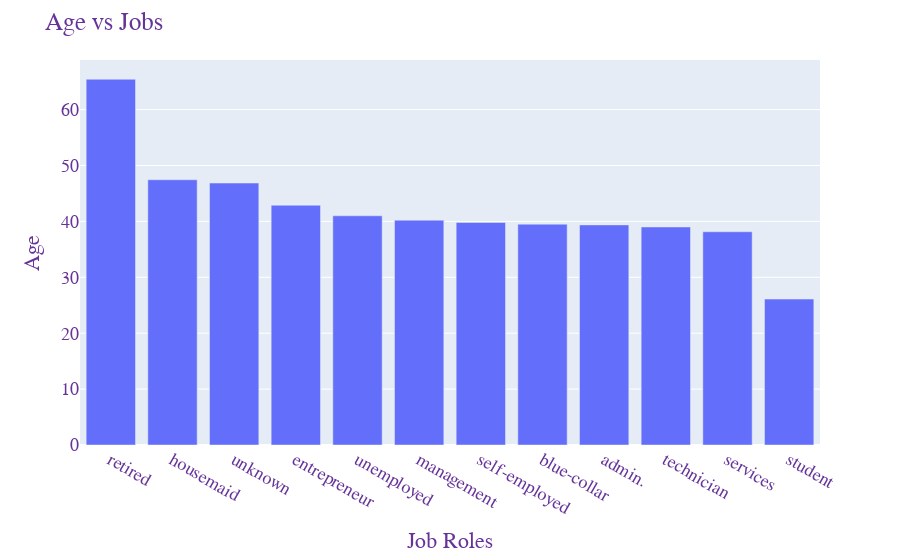

The notebook cell saved with this chart:
### Code cell
fig = px.bar(x=age_occ['job'],y=age_occ['age'])
fig.update_layout(
    title="Age vs Jobs ",
    xaxis_title="Job Roles ",
    yaxis_title="Age",
        font=dict(
        family="Times New Roman",
        size=18,
        color="RebeccaPurple"
    )
)
fig.show()

### Figure 1 — Plotly figure (JSON) as saved in the notebook; plotly's stock layout.template omitted (floating-point values rounded to 4 significant figures)
{"data": [{"alignmentgroup": "True", "hovertemplate": "x=%{x}<br>y=%{y}<extra></extra>", "legendgroup": "", "marker": {"color": "#636efa", "pattern": {"shape": ""}}, "name": "", "offsetgroup": "", "orientation": "v", "showlegend": false, "textposition": "auto", "type": "bar", "x": ["retired", "housemaid", "unknown", "entrepreneur", "unemployed", "management", "self-employed", "blue-collar", "admin.", "technician", "services", "student"], "xaxis": "x", "y": [65.42, 47.45, 46.86, 42.89, 41.0, 40.22, 39.81, 39.51, 39.37, 39.0, 38.14, 26.1], "yaxis": "y"}], "layout": {"barmode": "relative", "font": {"color": "RebeccaPurple", "family": "Times New Roman", "size": 18}, "legend": {"tracegroupgap": 0}, "margin": {"t": 60}, "title": {"text": "Age vs Jobs "}, "xaxis": {"anchor": "y", "domain": [0, 1], "title": {"text": "Job Roles "}}, "yaxis": {"anchor": "x", "domain": [0, 1], "title": {"text": "Age"}}}}
